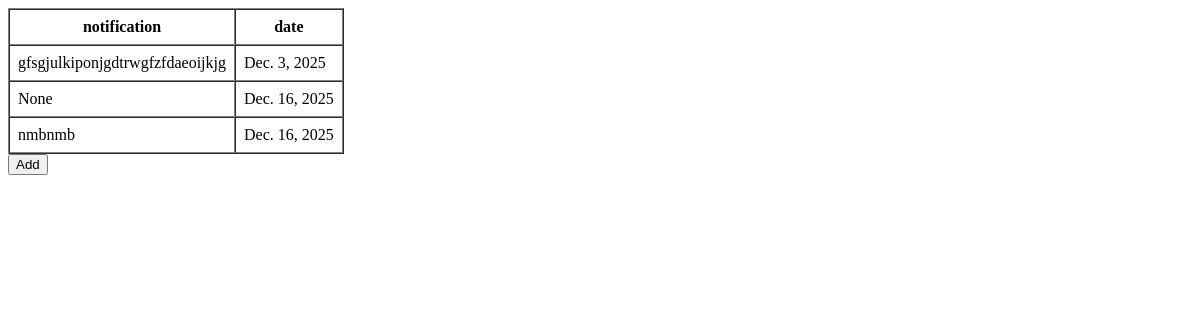
The app's page /notification, older data.
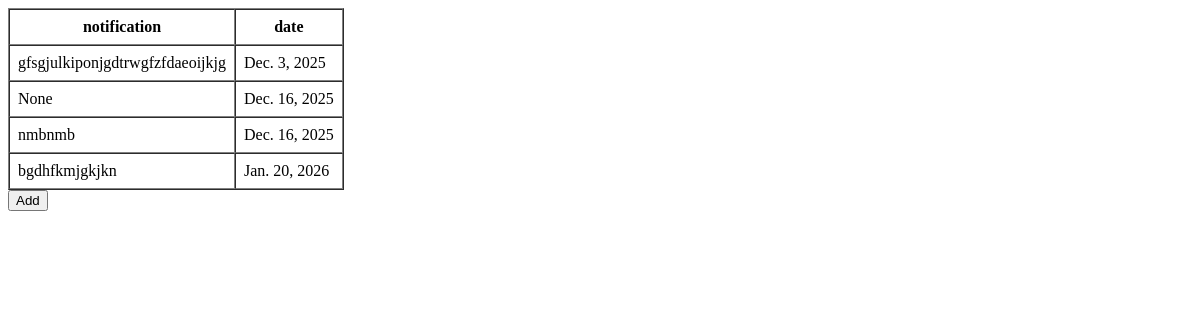
The same page, newer data.
### BrainTumorDetectionApp/models.py (models this page shows)
class notificationTable(models.Model):
    Notification=models.CharField(max_length=300, null=True, blank=True)
    Date=models.DateField(auto_now_add=True, null=True, blank=True)

### BrainTumorDetectionApp/views.py (the view)
# urls.py: path('notification', notificationPage.as_view(), name="addnotifi"),
class notificationPage(View):
    def get(self, request):
        obj = notificationTable.objects.all()
        return render(request, "doctor/notification.html", {'val': obj} )

### templates/doctor/notification.html (shortened to what this page needs)
<!DOCTYPE html>
<html lang="en">
<head>
</head>
<body>
    <table  border="1" cellpadding="8" cellspacing="0">
        <tr>
            <th>notification </th>
            <th>date</th>
        </tr>
        {% for i in val %}
        <tr>
        <td>{{ i.Notification }}</td>
        <td>{{ i.Date }}</td>
        </tr>
        {% endfor %}
    </table>
    <a href="addnotifi"><input type="submit" value="Add"></a>
</body>
</html>

Row changes from the older to the newer data that the page shows:
added notificationTable: Notification "bgdhfkmjgkjkn", Date "Jan. 20, 2026"
